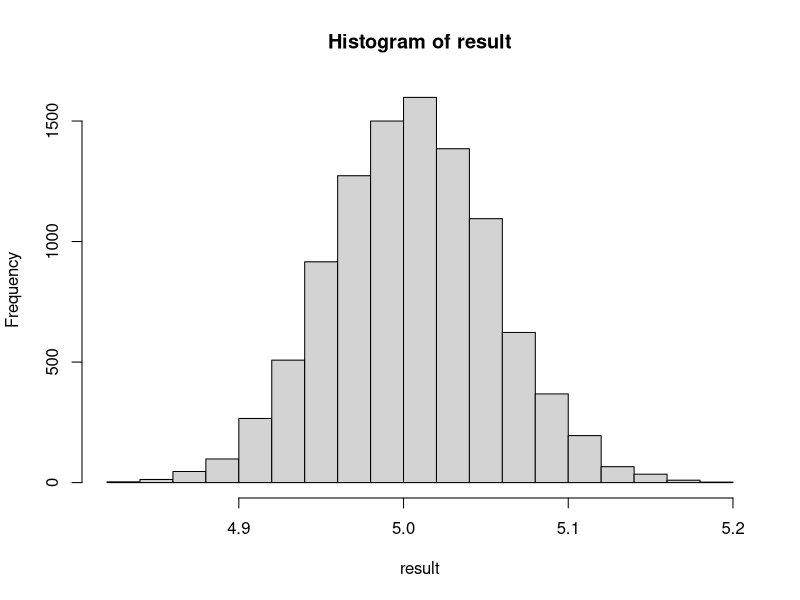

Generate this figure with R:
library(datasets)
#print(colnames(iris))

#all 
#sepal_l<-iris[,'Sepal.Length']

#Species: setosa,versicolor,virginica
sepal_l<-iris[iris[,'Species'] == 'setosa','Sepal.Length']
#sepal_l<-iris[iris[,'Species'] == 'versicolor','Sepal.Length']
#sepal_l<-iris[iris[,'Species'] == 'virginica','Sepal.Length']

#hist(sepal_l)
len<-length(sepal_l)

times<-10000
result<-numeric(times)
for (i in 1:times){
  result[i]<-mean(sample(sepal_l, len, replace=T))
}
hist(result)
print(summary(result))
# Min. 1st Qu.  Median    Mean 3rd Qu.    Max. 
# 5.543   5.798   5.843   5.844   5.889   6.095 

#what is the percentile within the 95%? = somewhere in the middle of from 2.5% to 97.5%
qt_pts<-quantile(result, c(0.025,0.975))
print(qt_pts)

# 2.5%    97.5% 
# 5.715333 5.974000 


#see quantile.png in the same folder


